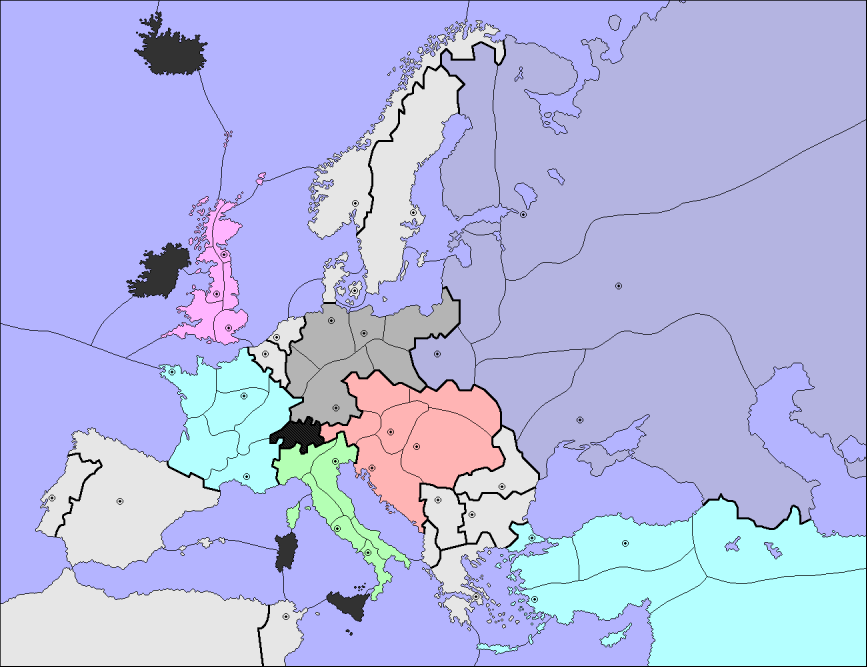
#> input picture diplomacy_map.png, 2600 x 2000 px (shown at 1/3 size)
$ python diplomacy_game.py
#> lines starting #> are read from the running program, lines starting #| are printed output that depends on the picture
from PIL import Image, ImagePalette, ImageFont, ImageDraw
import numpy as np

from coordinates import coordinates

WATER = (180, 180, 255)
NEUTRAL = (230, 230, 230)
IMPASSABLE = (50, 50, 50)
FRANCE = (180, 255, 255)
ITALY = (180, 255, 180)
GERMANY = (180, 180, 180)
POLAND = (255, 180, 180)
RUSSIA = (180, 180, 225)
TURKEY = (180, 255, 255)
BRITAIN = (255, 180, 255)
BORDER = (0, 0, 0)

class Tile:
    def __init__(self, index, name, adjacent, supply, controller):
        self.index = index
        self.name = name
        self.adjacent = adjacent
        self.supply = supply
        self.controller = controller

tiles = {
    # (index, full name, [adjacent tiles], supply, controller)
    'NAO': Tile(4, None, ['NWG', 'IRI', 'MAO', 'CLY', 'LVP'], False, None),
    'NWG': Tile(5, None, ['NAO', 'CLY', 'EDL', 'NTH', 'NWY', 'BAR'], False, None),
    'BAR': Tile(6, None, ['NWG', 'NWY', 'STP'], False, None),
    'BOT': Tile(7, None, ['SWE', 'BAL', 'LVN', 'STP', 'FIN'], False, None),
    'NTH': Tile(8, None, ['NWG', 'EDL', 'YOR', 'LON', 'BEL', 'HOL', 'HEL', 'DEN', 'SKA', 'NWY'], False, None),
    'SKA': Tile(9, None, [], False, None),
    'IRI': Tile(10, None, [], False, None),
    'HEL': Tile(11, None, [], False, None),
    'BAL': Tile(12, None, [], False, None),
    'MAO': Tile(13, None, [], False, None),
    'BLA': Tile(15, None, [], False, None),
    'ADR': Tile(16, None, [], False, None),
    'LYO': Tile(17, None, [], False, None),
    'TYS': Tile(18, None, [], False, None),
    'WES': Tile(19, None, [], False, None),
    'ION': Tile(20, None, [], False, None),
    'AEG': Tile(21, None, [], False, None),
    'EAS': Tile(22, None, [], False, None),
    'STP': Tile(23, None, [], False, None),
    'FIN': Tile(24, None, [], False, None),
    'MOS': Tile(25, None, [], False, None),
    'LVN': Tile(26, None, [], False, None),
    'WAR': Tile(27, None, [], False, None),
    'SEV': Tile(28, None, [], False, None),
    'UKR': Tile(29, None, [], False, None),
    'CLY': Tile(30, None, [], False, None),
    'EDL': Tile(31, None, [], False, None),
    'LVP': Tile(32, None, [], False, None),
    'YOR': Tile(33, None, [], False, None),
    'WAL': Tile(34, None, [], False, None),
    'LON': Tile(35, None, [], False, None),
    'KIE': Tile(36, None, [], False, None),
    'BER': Tile(37, None, [], False, None),
    'PRU': Tile(38, None, [], False, None),
    'RUH': Tile(39, None, [], False, None),
    'MUN': Tile(40, None, [], False, None),
    'SIL': Tile(41, None, [], False, None),
    'BRE': Tile(42, None, [], False, None),
    'PIC': Tile(43, None, [], False, None),
    'PAR': Tile(44, None, [], False, None),
    'BUR': Tile(45, None, [], False, None),
    'GAS': Tile(46, None, [], False, None),
    'MAR': Tile(47, None, [], False, None),
    'BOH': Tile(48, None, [], False, None),
    'GAL': Tile(49, None, [], False, None),
    'TYR': Tile(50, None, [], False, None),
    'VIE': Tile(51, None, [], False, None),
    'BUD': Tile(52, None, [], False, None),
    'TRI': Tile(53, None, [], False, None),
    'PIE': Tile(54, None, [], False, None),
    'VEN': Tile(55, None, [], False, None),
    'TUS': Tile(56, None, [], False, None),
    'ROM': Tile(57, None, [], False, None),
    'APU': Tile(58, None, [], False, None),
    'NAP': Tile(59, None, [], False, None),
    'CON': Tile(60, None, [], False, None),
    'ANK': Tile(61, None, [], False, None),
    'ARM': Tile(62, None, [], False, None),
    'SMY': Tile(63, None, [], False, None),
    'SYR': Tile(64, None, [], False, None),
    'NWY': Tile(65, None, [], False, None),
    'SWE': Tile(66, None, [], False, None),
    'DEN': Tile(67, None, [], False, None),
    'HOL': Tile(68, None, [], False, None),
    'BEL': Tile(69, None, [], False, None),
    'SPA': Tile(70, None, [], False, None),
    'POR': Tile(71, None, [], False, None),
    'RUM': Tile(72, None, [], False, None),
    'SER': Tile(73, None, [], False, None),
    'BUL': Tile(74, None, [], False, None),
    'ALB': Tile(75, None, [], False, None),
    'GRE': Tile(76, None, [], False, None),
    'NAF': Tile(77, None, [], False, None),
    'TUN': Tile(78, None, [], False, None),
}

palette = np.zeros(256 * 3, dtype=np.uint8)
def setColor(index, color):
    palette[index], palette[index + 256], palette[index + 512] = color

setColor(1, BORDER)
setColor(2, IMPASSABLE)
setColor(3, WATER)
for i in range(4, 24):
    setColor(i, WATER)
for i in range(23, 30):
    setColor(i, RUSSIA)
for i in range(30, 36):
    setColor(i, BRITAIN)
for i in range(36, 42):
    setColor(i, GERMANY)
for i in range(42, 48):
    setColor(i, FRANCE)
for i in range(48, 54):
    setColor(i, POLAND)
for i in range(54, 60):
    setColor(i, ITALY)
for i in range(60, 65):
    setColor(i, TURKEY)
for i in range(65, 79):
    setColor(i, NEUTRAL)
for i in range(65, 79):
    setColor(i, NEUTRAL)

im = Image.open('diplomacy_map.png')
#> im is the input picture: PIL image 2600x2000 P; mean R, G, B 181.1, 186.3, 229.1
pix = np.array(im)
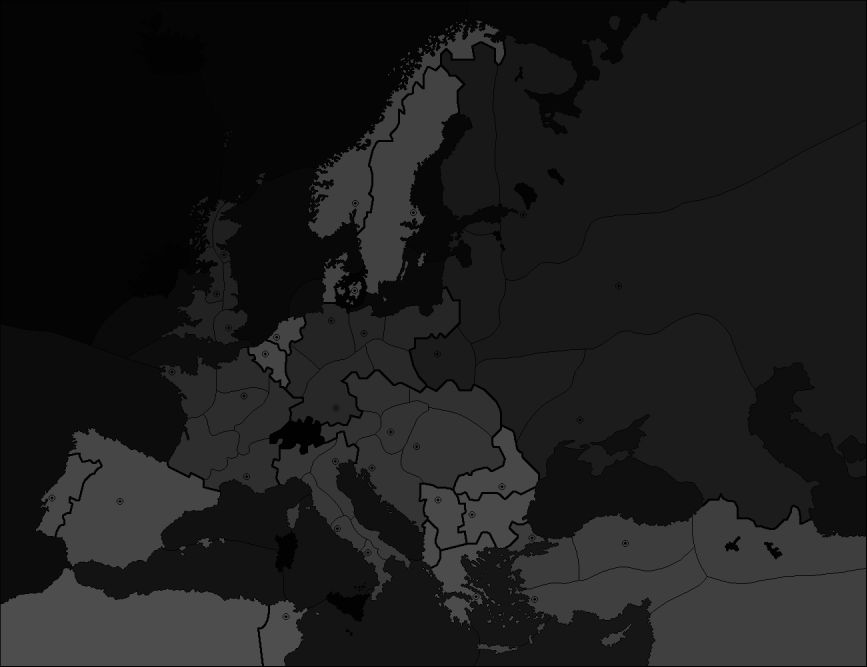
#> pix: shape (2000, 2600) (shown at 1/3 size); min 1, max 78, mean 27.7

# # Shift up over 46 (empty)
# for i in range(45, -1, -1):
#     pix[pix == i] += 1
# # Move 20 (now 21) and shift up to cover
# pix[pix == 21] = 100
# for i in range(20, 1, -1):
#     pix[pix == i] += 1
# # Shift up over 26 (now 27) (empty)
# for i in range(26, 2, -1):
#     pix[pix == i] += 1
# pix[pix == 100] = 3
# pix[pix == 79] = 2


def centerOfMass(index):
    y, x = np.where(np.any(pix == index, axis=()))
    if len(x) == 0 or len(y) == 0:
        return (0, 0)
    return (sum(x) / float(len(x)), sum(y) / float(len(y)))


im_out = Image.fromarray(pix)
im_out.putpalette(palette)
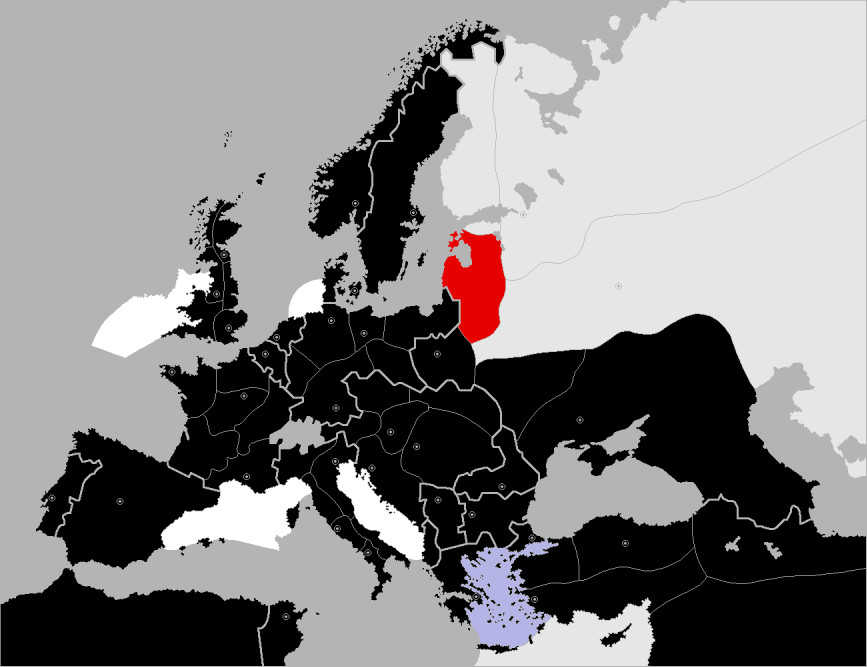
#> im_out: PIL image 2600x2000 P (shown at 1/3 size); mean R, G, B 134.2, 132.4, 132.8
draw = ImageDraw.Draw(im_out)
# [5 lines of commented-out code are left out]
for name, tile in tiles.items():
#> (the run stopped early here; a loop or call above may not have finished)

$ run again, with labledMap.png copied over diplomacy_map.png
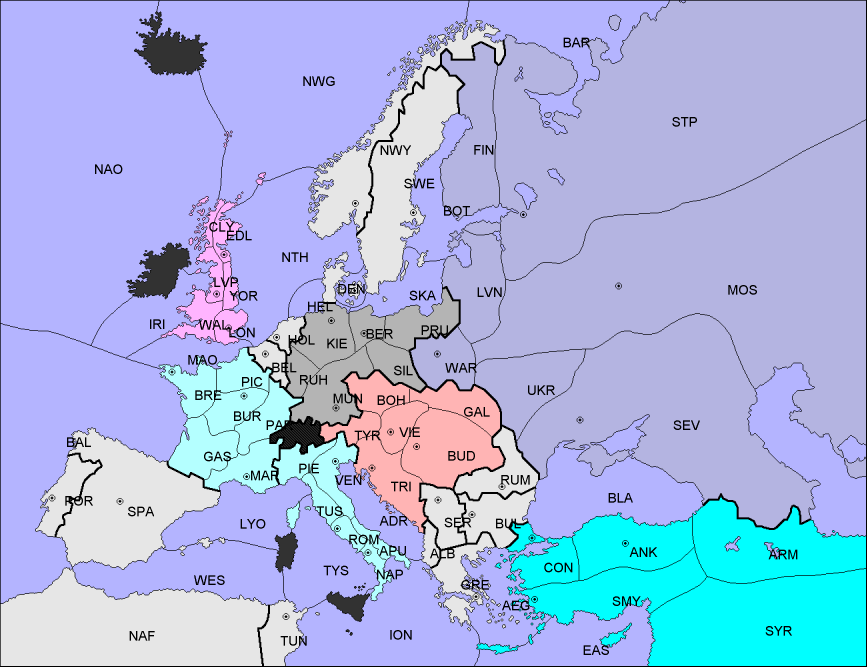
#> input picture labledMap.png, 2600 x 2000 px (shown at 1/3 size)
#> im is the input picture: PIL image 2600x2000 P; mean R, G, B 165.8, 183.9, 227
#> `pix = np.array(im)`:
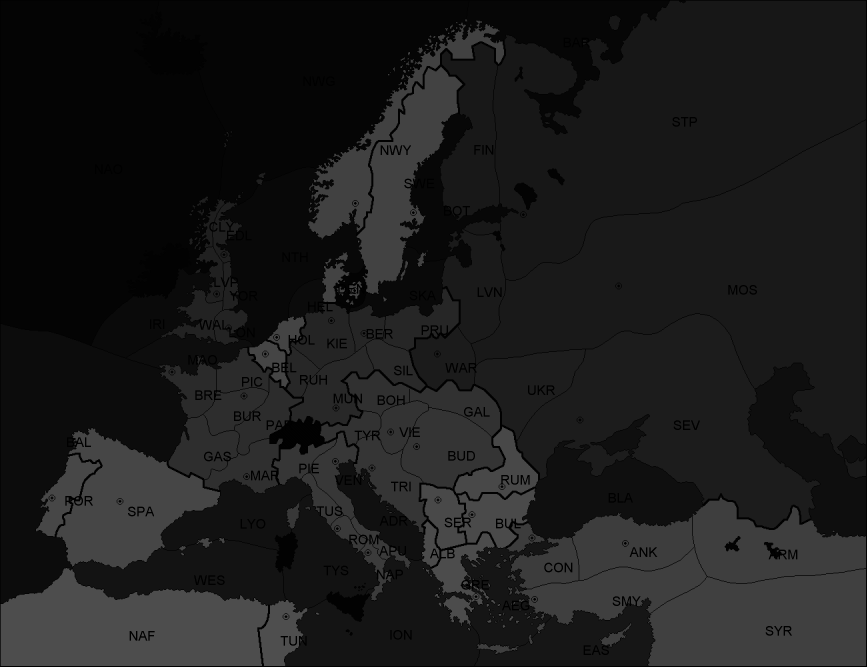
#> pix: shape (2000, 2600) (shown at 1/3 size); min 0, max 78, mean 27.2
#> `im_out.putpalette(palette)`:
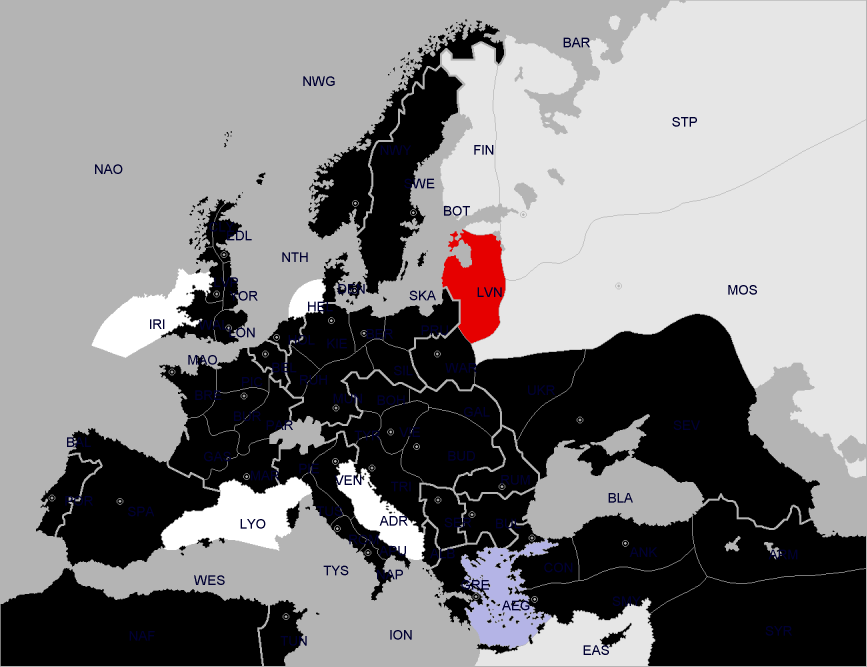
#> im_out: PIL image 2600x2000 P (shown at 1/3 size); mean R, G, B 133.2, 131.4, 132.4
